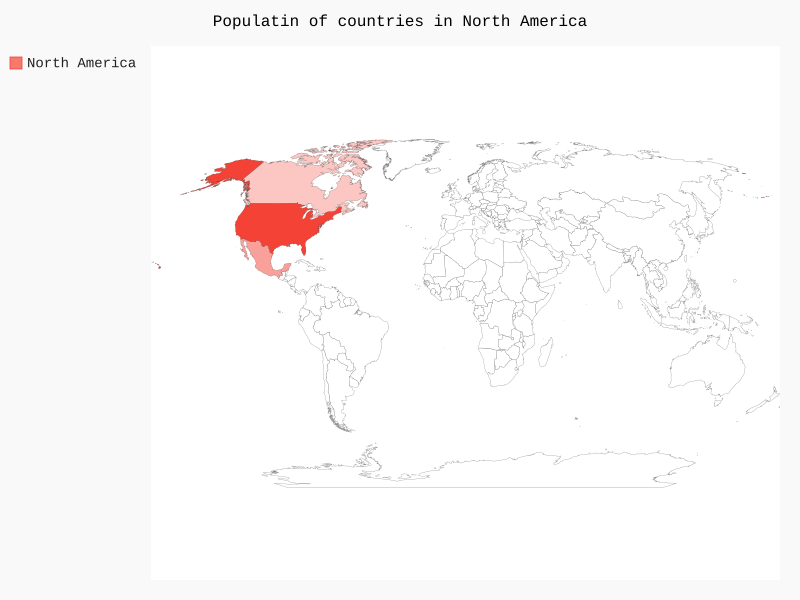

This figure's Python source:
import pygal.maps.world as maps
from population_data import pop_dict, get_country_code

wm = maps.World()
wm.title = "Populatin of countries in North America"
                        # ca - Canada, mx - Mexicom, us - United States
#wm.add("North America", ["ca", "mx", "us"]) #каждый вызов add создает новый цвет для набора стран из массива
#но мы вставим не массив, а словарь
wm.add("North America", {"ca": 34126000, "us": 309349000, "mx": 113423000})



wm.render_to_file("americas.svg")
